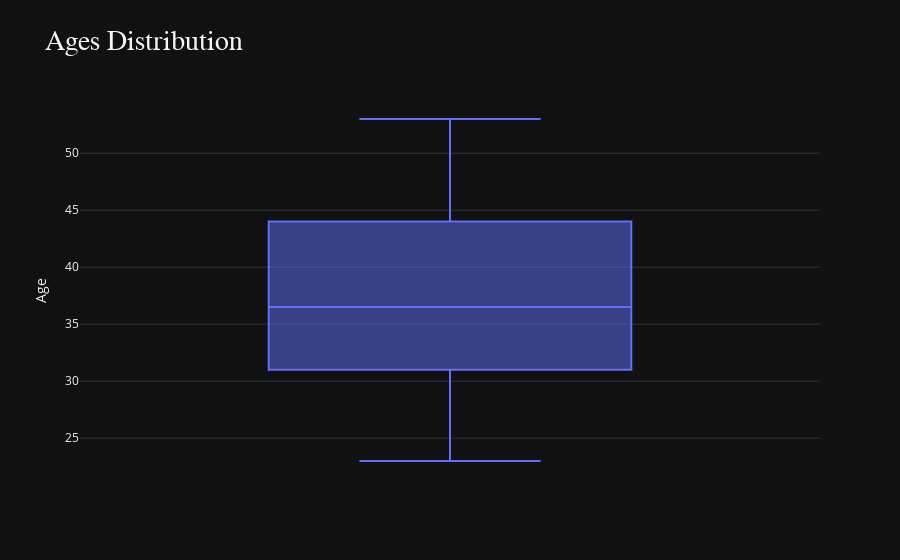

Notebook code cell kept with this figure:
### Code cell
import plotly.express as px
from plotly.offline import init_notebook_mode,iplot
init_notebook_mode(connected=True)
fig = px.box(
    y=df["Age"], 
    title= "Ages Distribution",
    template="plotly_dark",
    labels={"y" :"Age"},
)
custome_layout()
fig.show()

### Figure 1 — Plotly figure (JSON) as saved in the notebook; plotly's stock layout.template omitted (floating-point values rounded to 4 significant figures; data arrays with more than 128 entries replaced by an {"elided": "..."} marker saying what was removed)
{"data": [{"alignmentgroup": "True", "hovertemplate": "Age=%{y}<extra></extra>", "legendgroup": "", "marker": {"color": "#636efa"}, "name": "", "notched": false, "offsetgroup": "", "orientation": "v", "showlegend": false, "type": "box", "x0": " ", "xaxis": "x", "y": {"elided": "324 float values"}, "y0": " ", "yaxis": "y"}], "layout": {"boxmode": "group", "hoverlabel": {"bgcolor": "#111", "font": {"family": "arial", "size": 16}}, "legend": {"tracegroupgap": 0}, "showlegend": false, "title": {"font": {"family": "tahoma", "size": 28}, "text": "Ages Distribution"}, "xaxis": {"anchor": "y", "domain": [0, 1]}, "yaxis": {"anchor": "x", "domain": [0, 1], "title": {"text": "Age"}}}}
